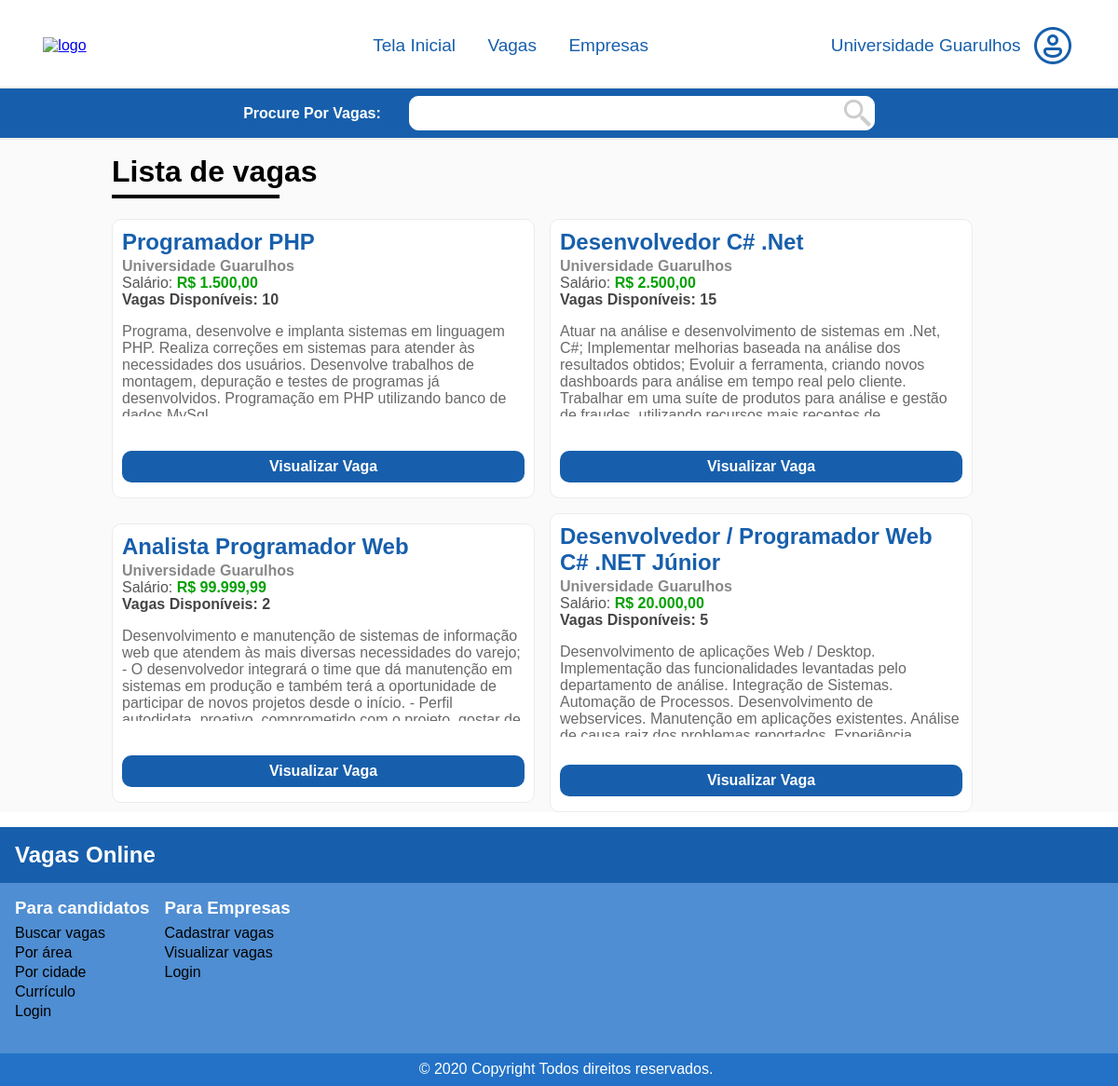
/view/listaVagas.php (signed in), run on the app's committed database.
### tables this page shows
CREATE TABLE `vaga` (
  `id_vaga` int(11) NOT NULL,
  `id_empresa` int(11) NOT NULL,
  `nome_vaga` varchar(55) NOT NULL,
  `salario_vaga` decimal(7,2) NOT NULL,
  `regimeContratacao_vaga` varchar(25) NOT NULL,
  `regiao_vaga` varchar(50) NOT NULL,
  `exigencias_vaga` varchar(500) NOT NULL,
  `maxInscritos_vaga` int(4) NOT NULL,
  `categoria_vaga` varchar(30) NOT NULL,
  `palavrasChave_vaga` varchar(80) NOT NULL,
  `qntVagasDisponivel_vaga` int(4) NOT NULL
);

CREATE TABLE `empresa` (
  `id_empresa` int(11) NOT NULL,
  `nome_empresa` varchar(50) NOT NULL,
  `endereco_empresa` varchar(55) NOT NULL,
  `cnpj_empresa` varchar(19) NOT NULL,
  `sobre_empresa` varchar(500) NOT NULL,
  `login_empresa` varchar(50) NOT NULL,
  `senha_empresa` varchar(50) NOT NULL
);

### Source/Model/Vaga.php (called while the page is built, shortened)
<?php
function BuscarTodasVagas()
{
    include "banco.php";
    $dataBuscarTodasVagas = $conn->query("SELECT * FROM vaga");
    $dataBuscarTodasVagas->execute();
    return $dataBuscarTodasVagas->fetchAll();
}
function VerificarNumInscricoes($idVaga)
{
    include "banco.php";
    $dataVerificarNumInscricoes = $conn->query("SELECT * FROM inscritos_vaga WHERE id_vaga =".$idVaga);
    $dataVerificarNumInscricoes->execute();
    $numInscricoes = $dataVerificarNumInscricoes->fetchAll();
    return count($numInscricoes);
}

### Source/Controller/listaVagasController.php (called while the page is built)
<?php
include "../Source/Model/Vaga.php";
include "../Source/Model/Empresa.php";
if ($_POST){
    $pesquisa = $_POST["pesquisa"];
    if (!empty($pesquisa)){
        $resultado = PesquisarVaga($pesquisa);
    } else {
        $resultado = BuscarTodasVagas();
    }
} else {
    $resultado = BuscarTodasVagas();
}

### Source/Model/Empresa.php (called while the page is built, shortened)
<?php
function getEmpresa($id)
{
    include "banco.php";
    $dataNomeEmpresa = $conn->query("SELECT * FROM empresa WHERE id_empresa =".$id);
    $dataNomeEmpresa->execute();
    return $dataNomeEmpresa->fetch();
}

### View/listaVagas.php (the view, shortened to what this page needs)
<!DOCTYPE html>
<html lang="pt-br">
  <head>
    <link rel="stylesheet" href="css/listaVagas.css">
  </head>
  <body>
    <?php include "header.php"; ?>
    <main id="listaVagas">
      <div class="container">
        <div class="wrapperTitle">
          <h1>Lista de vagas</h1>
        </div>
        <div class="wrapper">
          <?php include "../Source/Controller/listaVagasController.php";
              if ($resultado){
                foreach($resultado as $vaga) {
                  $nomeEmpresa = getEmpresa($vaga[1]);
                  $verificarNumIncricoes = VerificarNumInscricoes($vaga[0]);
                  if ($verificarNumIncricoes < $vaga[7]) {
                      echo '
                          <div class="vaga">
                              <div class="dadosVaga">
                                  <h2 class="nomeVaga">'.$vaga[2].'</h2>
                                  <b id="nomeEmpresa">'.$nomeEmpresa["nome_empresa"].'</b>
                                  <p id="salario">Salário: <b>R$ '.number_format($vaga[3], 2, ",", ".").'</b></p>
                                  <p id="vagasDisponiveis">Vagas Disponíveis: '.$vaga[10].'</p>
                                  <p class="descricaoVaga">
                                      '.$vaga[6].'
                                  </p>
                              </div>
                              <a class="linkVaga" href="http://localhost/VagasOnline/view/vaga.php?id='.$vaga[0].'">Visualizar Vaga</a>
                          </div>
                      ';
                  }
                }
              } else {
                 echo '
                    <div class="AlertaSemConteudo">
                        <h1>Nenhuma Vaga Cadastrada</h1>
                    </div>
                 ';
              }
          ?>
    </main>
    <?php include "footer.php"; ?>
  </body>
</html>

### View/css/listaVagas.css (style rules this page uses)
#listaVagas { width: 100%; min-height: 350px; padding: 0 10vw; background-color: #FAFAFA; }
#listaVagas .container { display: flex; flex-direction: column; }
.wrapperTitle { margin-top: 1rem; position: relative; }
.wrapperTitle::after { bottom: -10px; content: ""; position: absolute; width: 15vw; height: 4px; background-color: #000; }
.wrapper { margin-top: 1rem; display: flex; flex-wrap: wrap; align-items: center; }
.vaga { box-sizing: content-box; display: flex; flex-direction: column; justify-content: space-between; width: 45%; min-height: 272px; border: 1px solid #ececec; border-radius: 10px; background-color: #fff; padding: 10px; padding-bottom: 1rem; margin: 1rem 1rem 0 0; }
#nomeEmpresa { color: #888; }
#salario { color: #555; }
#salario b { color: #02a102; }
#vagasDisponiveis { font-weight: bolder; color: #444; }
.nomeVaga { color: #175fac; margin-bottom: 0.2rem; }
.descricaoVaga { color: rgb(105, 105, 105); max-height: 100px; overflow: hidden; margin-top: 1rem; }
.linkVaga { text-align: center; background-color: #175fac; color: #fff; text-decoration: none; outline: none; padding: 8px 15px; border-radius: 10px; font-weight: bolder; margin-top: 30px; }

### View/header.php (style rules this page uses)
* { margin: 0; padding: 0; box-sizing: border-box; font-family: Arial, Helvetica, sans-serif; }

### data on the page
vaga: nome_vaga "Programador PHP", id_empresa.nome_empresa "Universidade Guarulhos", salario_vaga "1.500,00", qntVagasDisponivel_vaga "10", exigencias_vaga "Programa, desenvolve e implanta sistemas em linguagem PHP. Realiza correções em sistemas para atender às necessidades dos usuários. Desenvolve trabalhos de montagem, depuração e testes de programas já desenvolvidos. Programação em PHP utilizando banco de…"
vaga: nome_vaga "Desenvolvedor C# .Net", id_empresa.nome_empresa "Universidade Guarulhos", salario_vaga "2.500,00", qntVagasDisponivel_vaga "15", exigencias_vaga "Atuar na análise e desenvolvimento de sistemas em .Net, C#; Implementar melhorias baseada na análise dos resultados obtidos; Evoluir a ferramenta, criando novos dashboards para análise em tempo real pelo cliente. Trabalhar em uma suíte de produtos para análise e gestão…"
vaga: nome_vaga "Analista Programador Web", id_empresa.nome_empresa "Universidade Guarulhos", salario_vaga "99.999,99", qntVagasDisponivel_vaga "2", exigencias_vaga "Desenvolvimento e manutenção de sistemas de informação web que atendem às mais diversas necessidades do varejo; - O desenvolvedor integrará o time que dá manutenção em sistemas em produção e também terá a oportunidade de participar de novos projetos desde o início. - Perfil…"
vaga: nome_vaga "Desenvolvedor / Programador Web C# .NET Júnior", id_empresa.nome_empresa "Universidade Guarulhos", salario_vaga "20.000,00", qntVagasDisponivel_vaga "5", exigencias_vaga "Desenvolvimento de aplicações Web / Desktop. Implementação das funcionalidades levantadas pelo departamento de análise. Integração de Sistemas. Automação de Processos. Desenvolvimento de webservices. Manutenção em aplicações existentes. Análise…"

### other printed values
$_SESSION["nome"] "Universidade Guarulhos"
